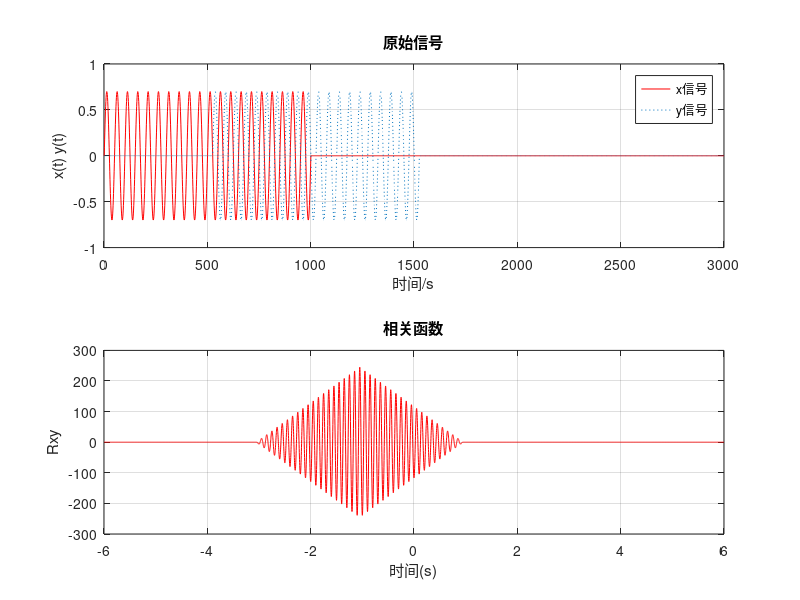

This chart was generated by the following MATLAB code:
clc,clear all
close all
%%% 互相关法求时延
N=1000;  %长度
Fs=500;  %采样频率
n=0:N-1;
t=n/Fs;   %时间序列
%%
%造CW信号
%信号1
x = 0.7*sin(2*pi*10*t) ;
x = [x,zeros(1,2*N)];%要保证时延在两倍信号长度之内，不然就调整2*N的2

%信号2
y = 0.7*sin(2*pi*10*t);
tao = 1.05;%延时
Ndelay = fix(tao*Fs);%换算成延时点数
y = [zeros(1,Ndelay),y,zeros(1,length(x)-Ndelay-length(y))];%,zeros(1,500)];

%互相关函数
[c,lags]=xcorr(x,y);%互相关
subplot(211);
xaxis = 1:1:length(x);
plot(xaxis,x,'r');
hold on;
plot(xaxis,y,':');
legend('x信号', 'y信号');
xlabel('时间/s');ylabel('x(t) y(t)');
title('原始信号');grid on;
hold off

subplot(212);
plot(lags/Fs,c,'r');
title('相关函数');
xlabel('时间(s)');ylabel('Rxy');
grid on
[Am,Lm]=max(c);
d = Lm - (length(c)+1)/2;
phy=(2*10*d*180/Fs);
phy = rem(phy,360)%取余360
Delay=d/Fs
